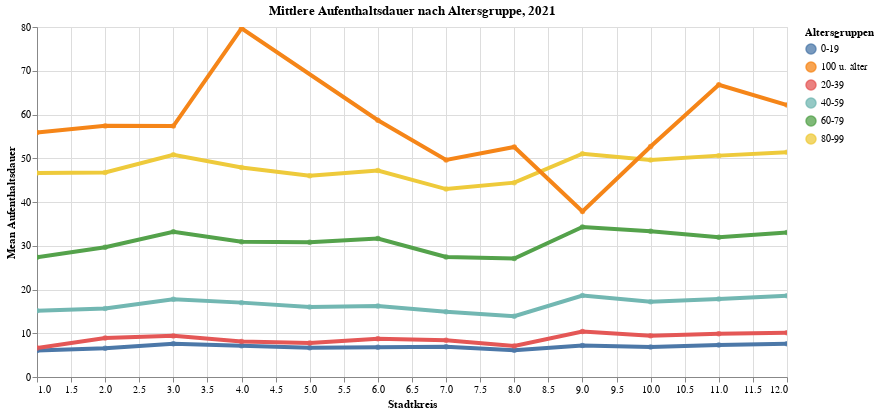

Notebook cell for this chart:
### Code cell
myTitle="Mittlere Aufenthaltsdauer nach Altersgruppe, 2021"

highlight = alt.selection(type='single', on='mouseover',
                          fields=['AlterV20Kurz'], nearest=True)
#x='date:StichtagDatJahr',
base = alt.Chart(myAgg.reset_index().query('mean_WBev>0').sort_values('AlterV20Sort', ascending=True), title=myTitle).encode(
    x=alt.X('KreisCd', axis=alt.Axis(title='Stadtkreis'))# , axis=alt.Axis(format='%', title='percentage')
    , y=alt.X('mean_WBev', axis=alt.Axis(title='Mean Aufenthaltsdauer'))
    , color=alt.Color('AlterV20Kurz', legend=alt.Legend(title="Altersgruppen", orient="right"))  
    ,tooltip=['KreisLang', 'AlterV20Kurz','mean_WBev']    
)
points = base.mark_circle().encode(
    opacity=alt.value(0.75)
).add_selection(
    highlight
).properties(
    width=750 , height=350
)
lines = base.mark_line().encode(
    size=alt.condition(~highlight, alt.value(0.5), alt.value(4))
).interactive()

lines + points

### Figure 1 — Vega-Lite specification as saved in the notebook (floating-point values rounded to 4 significant figures)
{"config": {"view": {"continuousWidth": 400, "continuousHeight": 300}}, "layer": [{"mark": "line", "encoding": {"color": {"type": "nominal", "field": "AlterV20Kurz", "legend": {"orient": "right", "title": "Altersgruppen"}}, "size": {"condition": {"value": 0.5, "selection": {"not": "selector026"}}, "value": 4}, "tooltip": [{"type": "nominal", "field": "KreisLang"}, {"type": "nominal", "field": "AlterV20Kurz"}, {"type": "quantitative", "field": "mean_WBev"}], "x": {"type": "quantitative", "axis": {"title": "Stadtkreis"}, "field": "KreisCd"}, "y": {"type": "quantitative", "axis": {"title": "Mean Aufenthaltsdauer"}, "field": "mean_WBev"}}, "selection": {"selector027": {"type": "interval", "bind": "scales", "encodings": ["x", "y"]}}, "title": "Mittlere Aufenthaltsdauer nach Altersgruppe, 2021"}, {"mark": "circle", "encoding": {"color": {"type": "nominal", "field": "AlterV20Kurz", "legend": {"orient": "right", "title": "Altersgruppen"}}, "opacity": {"value": 0.75}, "tooltip": [{"type": "nominal", "field": "KreisLang"}, {"type": "nominal", "field": "AlterV20Kurz"}, {"type": "quantitative", "field": "mean_WBev"}], "x": {"type": "quantitative", "axis": {"title": "Stadtkreis"}, "field": "KreisCd"}, "y": {"type": "quantitative", "axis": {"title": "Mean Aufenthaltsdauer"}, "field": "mean_WBev"}}, "height": 350, "selection": {"selector026": {"type": "single", "on": "mouseover", "fields": ["AlterV20Kurz"], "nearest": true}}, "title": "Mittlere Aufenthaltsdauer nach Altersgruppe, 2021", "width": 750}], "data": {"name": "data-87092fb1f6f419e2be7ddd89fe099150"}, "$schema": "https://vega.github.io/schema/vega-lite/v4.8.1.json", "datasets": {"data-87092fb1f6f419e2be7ddd89fe099150": [{"AlterV20Kurz": "0-19", "AlterV20Sort": 1, "KreisCd": 1, "KreisLang": "Kreis 1", "mean_WBev": 6.075}, {"AlterV20Kurz": "0-19", "AlterV20Sort": 1, "KreisCd": 6, "KreisLang": "Kreis 6", "mean_WBev": 6.8}, {"AlterV20Kurz": "0-19", "AlterV20Sort": 1, "KreisCd": 2, "KreisLang": "Kreis 2", "mean_WBev": 6.55}, {"AlterV20Kurz": "0-19", "AlterV20Sort": 1, "KreisCd": 3, "KreisLang": "Kreis 3", "mean_WBev": 7.575}, {"AlterV20Kurz": "0-19", "AlterV20Sort": 1, "KreisCd": 5, "KreisLang": "Kreis 5", "mean_WBev": 6.675}, {"AlterV20Kurz": "0-19", "AlterV20Sort": 1, "KreisCd": 11, "KreisLang": "Kreis 11", "mean_WBev": 7.3}, {"AlterV20Kurz": "0-19", "AlterV20Sort": 1, "KreisCd": 4, "KreisLang": "Kreis 4", "mean_WBev": 7.125}, {"AlterV20Kurz": "0-19", "AlterV20Sort": 1, "KreisCd": 8, "KreisLang": "Kreis 8", "mean_WBev": 6.125}, {"AlterV20Kurz": "0-19", "AlterV20Sort": 1, "KreisCd": 9, "KreisLang": "Kreis 9", "mean_WBev": 7.175}, {"AlterV20Kurz": "0-19", "AlterV20Sort": 1, "KreisCd": 10, "KreisLang": "Kreis 10", "mean_WBev": 6.85}, {"AlterV20Kurz": "0-19", "AlterV20Sort": 1, "KreisCd": 12, "KreisLang": "Kreis 12", "mean_WBev": 7.6}, {"AlterV20Kurz": "0-19", "AlterV20Sort": 1, "KreisCd": 7, "KreisLang": "Kreis 7", "mean_WBev": 6.9}, {"AlterV20Kurz": "20-39", "AlterV20Sort": 2, "KreisCd": 4, "KreisLang": "Kreis 4", "mean_WBev": 8.125}, {"AlterV20Kurz": "20-39", "AlterV20Sort": 2, "KreisCd": 11, "KreisLang": "Kreis 11", "mean_WBev": 9.875}, {"AlterV20Kurz": "20-39", "AlterV20Sort": 2, "KreisCd": 12, "KreisLang": "Kreis 12", "mean_WBev": 10.1}, {"AlterV20Kurz": "20-39", "AlterV20Sort": 2, "KreisCd": 1, "KreisLang": "Kreis 1", "mean_WBev": 6.625}, {"AlterV20Kurz": "20-39", "AlterV20Sort": 2, "KreisCd": 3, "KreisLang": "Kreis 3", "mean_WBev": 9.4}, {"AlterV20Kurz": "20-39", "AlterV20Sort": 2, "KreisCd": 5, "KreisLang": "Kreis 5", "mean_WBev": 7.775}, {"AlterV20Kurz": "20-39", "AlterV20Sort": 2, "KreisCd": 9, "KreisLang": "Kreis 9", "mean_WBev": 10.4}, {"AlterV20Kurz": "20-39", "AlterV20Sort": 2, "KreisCd": 7, "KreisLang": "Kreis 7", "mean_WBev": 8.375}, {"AlterV20Kurz": "20-39", "AlterV20Sort": 2, "KreisCd": 8, "KreisLang": "Kreis 8", "mean_WBev": 7.1}, {"AlterV20Kurz": "20-39", "AlterV20Sort": 2, "KreisCd": 10, "KreisLang": "Kreis 10", "mean_WBev": 9.425}, {"AlterV20Kurz": "20-39", "AlterV20Sort": 2, "KreisCd": 2, "KreisLang": "Kreis 2", "mean_WBev": 8.925}, {"AlterV20Kurz": "20-39", "AlterV20Sort": 2, "KreisCd": 6, "KreisLang": "Kreis 6", "mean_WBev": 8.725}, {"AlterV20Kurz": "40-59", "AlterV20Sort": 3, "KreisCd": 11, "KreisLang": "Kreis 11", "mean_WBev": 17.82}, {"AlterV20Kurz": "40-59", "AlterV20Sort": 3, "KreisCd": 7, "KreisLang": "Kreis 7", "mean_WBev": 14.9}, {"AlterV20Kurz": "40-59", "AlterV20Sort": 3, "KreisCd": 2, "KreisLang": "Kreis 2", "mean_WBev": 15.68}, {"AlterV20Kurz": "40-59", "AlterV20Sort": 3, "KreisCd": 12, "KreisLang": "Kreis 12", "mean_WBev": 18.57}, {"AlterV20Kurz": "40-59", "AlterV20Sort": 3, "KreisCd": 10, "KreisLang": "Kreis 10", "mean_WBev": 17.23}, {"AlterV20Kurz": "40-59", "AlterV20Sort": 3, "KreisCd": 1, "KreisLang": "Kreis 1", "mean_WBev": 15.15}, {"AlterV20Kurz": "40-59", "AlterV20Sort": 3, "KreisCd": 8, "KreisLang": "Kreis 8", "mean_WBev": 13.9}, {"AlterV20Kurz": "40-59", "AlterV20Sort": 3, "KreisCd": 6, "KreisLang": "Kreis 6", "mean_WBev": 16.25}, {"AlterV20Kurz": "40-59", "AlterV20Sort": 3, "KreisCd": 5, "KreisLang": "Kreis 5", "mean_WBev": 16.0}, {"AlterV20Kurz": "40-59", "AlterV20Sort": 3, "KreisCd": 4, "KreisLang": "Kreis 4", "mean_WBev": 17.0}, {"AlterV20Kurz": "40-59", "AlterV20Sort": 3, "KreisCd": 3, "KreisLang": "Kreis 3", "mean_WBev": 17.77}, {"AlterV20Kurz": "40-59", "AlterV20Sort": 3, "KreisCd": 9, "KreisLang": "Kreis 9", "mean_WBev": 18.62}, {"AlterV20Kurz": "60-79", "AlterV20Sort": 4, "KreisCd": 10, "KreisLang": "Kreis 10", "mean_WBev": 33.33}, {"AlterV20Kurz": "60-79", "AlterV20Sort": 4, "KreisCd": 11, "KreisLang": "Kreis 11", "mean_WBev": 31.95}, {"AlterV20Kurz": "60-79", "AlterV20Sort": 4, "KreisCd": 1, "KreisLang": "Kreis 1", "mean_WBev": 27.35}, {"AlterV20Kurz": "60-79", "AlterV20Sort": 4, "KreisCd": 2, "KreisLang": "Kreis 2", "mean_WBev": 29.67}, {"AlterV20Kurz": "60-79", "AlterV20Sort": 4, "KreisCd": 3, "KreisLang": "Kreis 3", "mean_WBev": 33.2}, {"AlterV20Kurz": "60-79", "AlterV20Sort": 4, "KreisCd": 4, "KreisLang": "Kreis 4", "mean_WBev": 30.93}, {"AlterV20Kurz": "60-79", "AlterV20Sort": 4, "KreisCd": 5, "KreisLang": "Kreis 5", "mean_WBev": 30.82}, {"AlterV20Kurz": "60-79", "AlterV20Sort": 4, "KreisCd": 6, "KreisLang": "Kreis 6", "mean_WBev": 31.65}, {"AlterV20Kurz": "60-79", "AlterV20Sort": 4, "KreisCd": 12, "KreisLang": "Kreis 12", "mean_WBev": 33.02}, {"AlterV20Kurz": "60-79", "AlterV20Sort": 4, "KreisCd": 8, "KreisLang": "Kreis 8", "mean_WBev": 27.07}, {"AlterV20Kurz": "60-79", "AlterV20Sort": 4, "KreisCd": 9, "KreisLang": "Kreis 9", "mean_WBev": 34.28}, {"AlterV20Kurz": "60-79", "AlterV20Sort": 4, "KreisCd": 7, "KreisLang": "Kreis 7", "mean_WBev": 27.45}, {"AlterV20Kurz": "80-99", "AlterV20Sort": 5, "KreisCd": 12, "KreisLang": "Kreis 12", "mean_WBev": 51.4}, {"AlterV20Kurz": "80-99", "AlterV20Sort": 5, "KreisCd": 1, "KreisLang": "Kreis 1", "mean_WBev": 46.65}, {"AlterV20Kurz": "80-99", "AlterV20Sort": 5, "KreisCd": 11, "KreisLang": "Kreis 11", "mean_WBev": 50.6}, {"AlterV20Kurz": "80-99", "AlterV20Sort": 5, "KreisCd": 10, "KreisLang": "Kreis 10", "mean_WBev": 49.6}, {"AlterV20Kurz": "80-99", "AlterV20Sort": 5, "KreisCd": 9, "KreisLang": "Kreis 9", "mean_WBev": 51.02}, {"AlterV20Kurz": "80-99", "AlterV20Sort": 5, "KreisCd": 8, "KreisLang": "Kreis 8", "mean_WBev": 44.42}, {"AlterV20Kurz": "80-99", "AlterV20Sort": 5, "KreisCd": 4, "KreisLang": "Kreis 4", "mean_WBev": 47.9}, {"AlterV20Kurz": "80-99", "AlterV20Sort": 5, "KreisCd": 6, "KreisLang": "Kreis 6", "mean_WBev": 47.2}, {"AlterV20Kurz": "80-99", "AlterV20Sort": 5, "KreisCd": 5, "KreisLang": "Kreis 5", "mean_WBev": 46.02}, {"AlterV20Kurz": "80-99", "AlterV20Sort": 5, "KreisCd": 3, "KreisLang": "Kreis 3", "mean_WBev": 50.77}, {"AlterV20Kurz": "80-99", "AlterV20Sort": 5, "KreisCd": 2, "KreisLang": "Kreis 2", "mean_WBev": 46.75}, {"AlterV20Kurz": "80-99", "AlterV20Sort": 5, "KreisCd": 7, "KreisLang": "Kreis 7", "mean_WBev": 42.95}, {"AlterV20Kurz": "100 u. älter", "AlterV20Sort": 6, "KreisCd": 11, "KreisLang": "Kreis 11", "mean_WBev": 66.8}, {"AlterV20Kurz": "100 u. älter", "AlterV20Sort": 6, "KreisCd": 1, "KreisLang": "Kreis 1", "mean_WBev": 55.9}, {"AlterV20Kurz": "100 u. älter", "AlterV20Sort": 6, "KreisCd": 2, "KreisLang": "Kreis 2", "mean_WBev": 57.4}, {"AlterV20Kurz": "100 u. älter", "AlterV20Sort": 6, "KreisCd": 3, "KreisLang": "Kreis 3", "mean_WBev": 57.35}, {"AlterV20Kurz": "100 u. älter", "AlterV20Sort": 6, "KreisCd": 4, "KreisLang": "Kreis 4", "mean_WBev": 79.7}, {"AlterV20Kurz": "100 u. älter", "AlterV20Sort": 6, "KreisCd": 6, "KreisLang": "Kreis 6", "mean_WBev": 58.7}, {"AlterV20Kurz": "100 u. älter", "AlterV20Sort": 6, "KreisCd": 7, "KreisLang": "Kreis 7", "mean_WBev": 49.6}, {"AlterV20Kurz": "100 u. älter", "AlterV20Sort": 6, "KreisCd": 8, "KreisLang": "Kreis 8", "mean_WBev": 52.57}, {"AlterV20Kurz": "100 u. älter", "AlterV20Sort": 6, "KreisCd": 9, "KreisLang": "Kreis 9", "mean_WBev": 37.85}, {"AlterV20Kurz": "100 u. älter", "AlterV20Sort": 6, "KreisCd": 10, "KreisLang": "Kreis 10", "mean_WBev": 52.7}, {"AlterV20Kurz": "100 u. älter", "AlterV20Sort": 6, "KreisCd": 12, "KreisLang": "Kreis 12", "mean_WBev": 62.15}]}}
